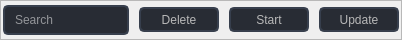
                    <widget class="QFrame" name="row_1_material">
                     <property name="minimumSize">
                      <size>
                       <width>400</width>
                       <height>40</height>
                      </size>
                     </property>
                     <property name="maximumSize">
                      <size>
                       <width>16777215</width>
                       <height>40</height>
                      </size>
                     </property>
                     <property name="styleSheet">
                      <string notr="true">



QDoubleSpinBox{

	background-color: rgb(40, 44, 52);
padding-left: 10px;
padding-right: 10px;
	color: rgb(147, 147, 147);
font: 10pt &quot;Arial&quot;;
border-radius: 5px;
	color: rgb(184, 184, 184);
border:2px solid ;
	border-color: rgb(55, 63, 77);

}

QDoubleSpinBox:hover{
	background-color: rgb(33, 37, 43);
	color: rgb(147, 147, 147);
font: 10pt &quot;Arial&quot;;
border-radius: 5px;
color: rgb(255, 255, 255);
border:2px solid ;
	border-color: rgb(189, 147, 249);
;}





QDoubleSpinBox::up-arrow
{
	
		border:0px solid ;
	border-color: rgb(255, 0, 255);
	background-image: url(:/newPrefix/icons/cil-plus.png);
	background-position: center;


}


QDoubleSpinBox::down-arrow
{
		border:0px solid ;
	border-color: rgb(38, 42, 50);
	background-position: center;
	background-repeat: no-reperat;
	background-image: url(:/newPrefix/icons/icon_minimize.png);


}

QDateTimeEdit{
padding-left: 8px;
padding-right: 8px;

	background-color: rgb(40, 44, 52);

	color: rgb(147, 147, 147);
font: 10pt &quot;Arial&quot;;
border-radius: 5px;
	color: rgb(184, 184, 184);
border:2px solid ;
	border-color: rgb(55, 63, 77);

}

QDateTimeEdit:hover{
padding-left: 8px;
padding-right: 8px;
	background-color: rgb(33, 37, 43);
	color: rgb(147, 147, 147);
font: 10pt &quot;Arial&quot;;
border-radius: 5px;
color: rgb(255, 255, 255);
border:2px solid ;
	border-color: rgb(189, 147, 249);
;}





QDateTimeEdit::up-arrow
{
	
		border:0px solid ;
	border-color: rgb(255, 0, 255);
	background-image: url(:/newPrefix/icons/cil-plus.png);
	background-position: center;



}


QDateTimeEdit::down-arrow
{
		border:0px solid ;
	border-color: rgb(38, 42, 50);

	background-position: center;
	background-repeat: no-reperat;
	background-image: url(:/newPrefix/icons/icon_minimize.png);


}



QPushButton{
	background-color: rgb(40, 44, 52);

padding-left: 10px;
padding-right: 10px;
	color: rgb(147, 147, 147);
font: 10pt &quot;Arial&quot;;
border-radius: 5px;
	color: rgb(184, 184, 184);
border:2px solid ;
	border-color: rgb(55, 63, 77);
}


QPushButton:hover{
	background-color: rgb(33, 37, 43);
padding-left: 10px;
padding-right: 10px;
	color: rgb(147, 147, 147);
font: 10pt &quot;Arial&quot;;
border-radius: 5px;
color: rgb(255, 255, 255);
border:2px solid ;
	border-color: rgb(189, 147, 249);
}

QComboBox{
padding-left: 10px;
padding-right: 10px;
	background-color: rgb(40, 44, 52);
	color: rgb(147, 147, 147);
font: 10pt &quot;Arial&quot;;
border-radius: 5px;
	color: rgb(184, 184, 184);
border:2px solid ;
	border-color: rgb(55, 63, 77);
}



QComboBox:hover{
padding-left: 10px;
padding-right: 10px;
	background-color: rgb(33, 37, 43);
	color: rgb(147, 147, 147);
font: 10pt &quot;Arial&quot;;
border-radius: 5px;
color: rgb(255, 255, 255);
border:2px solid ;
	border-color: rgb(189, 147, 249);
;}

QComboBox::drop-down {

	subcontrol-origin: padding;
	subcontrol-position: top right;
	width: 25px; 
	border-left-width: 3px;
	border-color: rgb(55, 63, 77);
	border-left-style: solid;
	border-top-right-radius: 3px;
	border-bottom-right-radius: 3px;	
	
	background-image: url(:/newPrefix/icons/cil-arrow-bottom.png);
	background-position: center;
	background-repeat: no-reperat;
 }
QComboBox QAbstractItemView {
border:2px solid ;
	border-color: rgb(48, 55, 67);
	color: rgb(255, 121, 198);	
	background-color: rgb(33, 37, 43);
	padding: 10px;
	selection-background-color: rgb(49, 56, 68);
	selection-color: rgb(33, 37, 43);
}
QLabel
{
font: 8pt &quot;MS Shell Dlg 2&quot;;
	color: rgb(189, 147, 249);
background-color: rgb(40, 44, 52);
border-color: rgb(40, 44, 52);
}

/* /////////////////////////////////////////////////////////////////////////////////////////////////
 */
QCheckBox {
	background-color: rgb(40, 44, 52);
font: 10pt &quot;Arial&quot;;
border-radius: 5px;
	color: rgb(190, 190, 190);
border:2px solid ;
	border-color: rgb(55, 63, 77);
}
QCheckBox:hover {
	background-color: rgb(33, 37, 43);
	color: rgb(147, 147, 147);
font: 10pt &quot;Arial&quot;;
border-radius: 5px;
color: rgb(255, 255, 255);
border:2px solid ;
	border-color: rgb(189, 147, 249);
}

QCheckBox:focus {
	background-color: rgb(40, 44, 52);
	color: rgb(147, 147, 147);
font: 10pt &quot;Arial&quot;;
border-radius: 5px;
color: rgb(255, 255, 255);
	border:2px solid ;
	border-color: rgb(55, 63, 77);
}




QDateEdit{
padding-left: 8px;
padding-right: 8px;

	background-color: rgb(40, 44, 52);

	color: rgb(147, 147, 147);
font: 10pt &quot;Arial&quot;;
border-radius: 5px;
	color: rgb(184, 184, 184);
border:2px solid ;
	border-color: rgb(55, 63, 77);

}

QDateEdit:hover{
padding-left: 8px;
padding-right: 8px;
	background-color: rgb(33, 37, 43);
	color: rgb(147, 147, 147);
font: 10pt &quot;Arial&quot;;
border-radius: 5px;
color: rgb(255, 255, 255);
border:2px solid ;
	border-color: rgb(189, 147, 249);
;}





QDateEdit::up-arrow
{
	
		border:0px solid ;
	border-color: rgb(255, 0, 255);
	background-image: url(:/newPrefix/icons/cil-plus.png);
	background-position: center;



}


QDateTimeEdit::down-arrow
{
		border:0px solid ;
	border-color: rgb(38, 42, 50);
	background-position: center;
	background-repeat: no-reperat;
	background-image: url(:/newPrefix/icons/icon_minimize.png);


}








/* /////////////////////////////////////////////////////////////////////////////////////////////////
LineEdit */
QLineEdit {
padding-left: 8px;
padding-right: 8px;
	background-color: rgb(40, 44, 52);
	color: rgb(222, 222, 222);
font: 10pt &quot;Arial&quot;;
border-radius: 5px;
color: rgb(255, 255, 255);
border:2px solid ;
	
	border-color: rgb(55, 63, 77);
}
QLineEdit:hover {
padding-left: 8px;
padding-right: 8px;
	background-color: rgb(33, 37, 43);
	color: rgb(255, 255, 255);
font: 10pt &quot;Arial&quot;;
border-radius: 5px;
color: rgb(255, 255, 255);
border:2px solid ;
	border-color: rgb(55, 63, 77);
}

QLineEdit:focus {
	background-color: rgb(40, 44, 52);
	color: rgb(255, 255, 255);
font: 10pt &quot;Arial&quot;;
border-radius: 10px;
color: rgb(255, 255, 255);
border:2px solid ;
	border-color: rgb(55, 63, 77);
	border-bottom-color: rgb(189, 147, 249);
}
/*##############################################
########################################*/</string>
                     </property>
                     <property name="frameShape">
                      <enum>QFrame::StyledPanel</enum>
                     </property>
                     <property name="frameShadow">
                      <enum>QFrame::Raised</enum>
                     </property>
                     <layout class="QHBoxLayout" name="horizontalLayout_47">
                      <property name="spacing">
                       <number>10</number>
                      </property>
                      <property name="leftMargin">
                       <number>2</number>
                      </property>
                      <property name="topMargin">
                       <number>0</number>
                      </property>
                      <property name="rightMargin">
                       <number>2</number>
                      </property>
                      <property name="bottomMargin">
                       <number>0</number>
                      </property>
                      <item>
                       <widget class="QLineEdit" name="le_search_records">
                        <property name="minimumSize">
                         <size>
                          <width>100</width>
                          <height>30</height>
                         </size>
                        </property>
                        <property name="maximumSize">
                         <size>
                          <width>16777215</width>
                          <height>30</height>
                         </size>
                        </property>
                        <property name="styleSheet">
                         <string notr="true"/>
                        </property>
                        <property name="text">
                         <string/>
                        </property>
                        <property name="placeholderText">
                         <string>Search</string>
                        </property>
                        <property name="cursorMoveStyle">
                         <enum>Qt::LogicalMoveStyle</enum>
                        </property>
                        <property name="clearButtonEnabled">
                         <bool>true</bool>
                        </property>
                       </widget>
                      </item>
                      <item>
                       <widget class="QPushButton" name="btn_delete_records">
                        <property name="minimumSize">
                         <size>
                          <width>80</width>
                          <height>25</height>
                         </size>
                        </property>
                        <property name="maximumSize">
                         <size>
                          <width>767676</width>
                          <height>25</height>
                         </size>
                        </property>
                        <property name="styleSheet">
                         <string notr="true"/>
                        </property>
                        <property name="text">
                         <string>Delete</string>
                        </property>
                       </widget>
                      </item>
                      <item>
                       <widget class="QPushButton" name="btn_start_record">
                        <property name="minimumSize">
                         <size>
                          <width>80</width>
                          <height>25</height>
                         </size>
                        </property>
                        <property name="maximumSize">
                         <size>
                          <width>767676</width>
                          <height>25</height>
                         </size>
                        </property>
                        <property name="styleSheet">
                         <string notr="true"/>
                        </property>
                        <property name="text">
                         <string>Start</string>
                        </property>
                       </widget>
                      </item>
                      <item>
                       <widget class="QPushButton" name="btn_update_records">
                        <property name="minimumSize">
                         <size>
                          <width>80</width>
                          <height>25</height>
                         </size>
                        </property>
                        <property name="maximumSize">
                         <size>
                          <width>767676</width>
                          <height>25</height>
                         </size>
                        </property>
                        <property name="styleSheet">
                         <string notr="true"/>
                        </property>
                        <property name="text">
                         <string>Update</string>
                        </property>
                       </widget>
                      </item>
                     </layout>
                    </widget>
